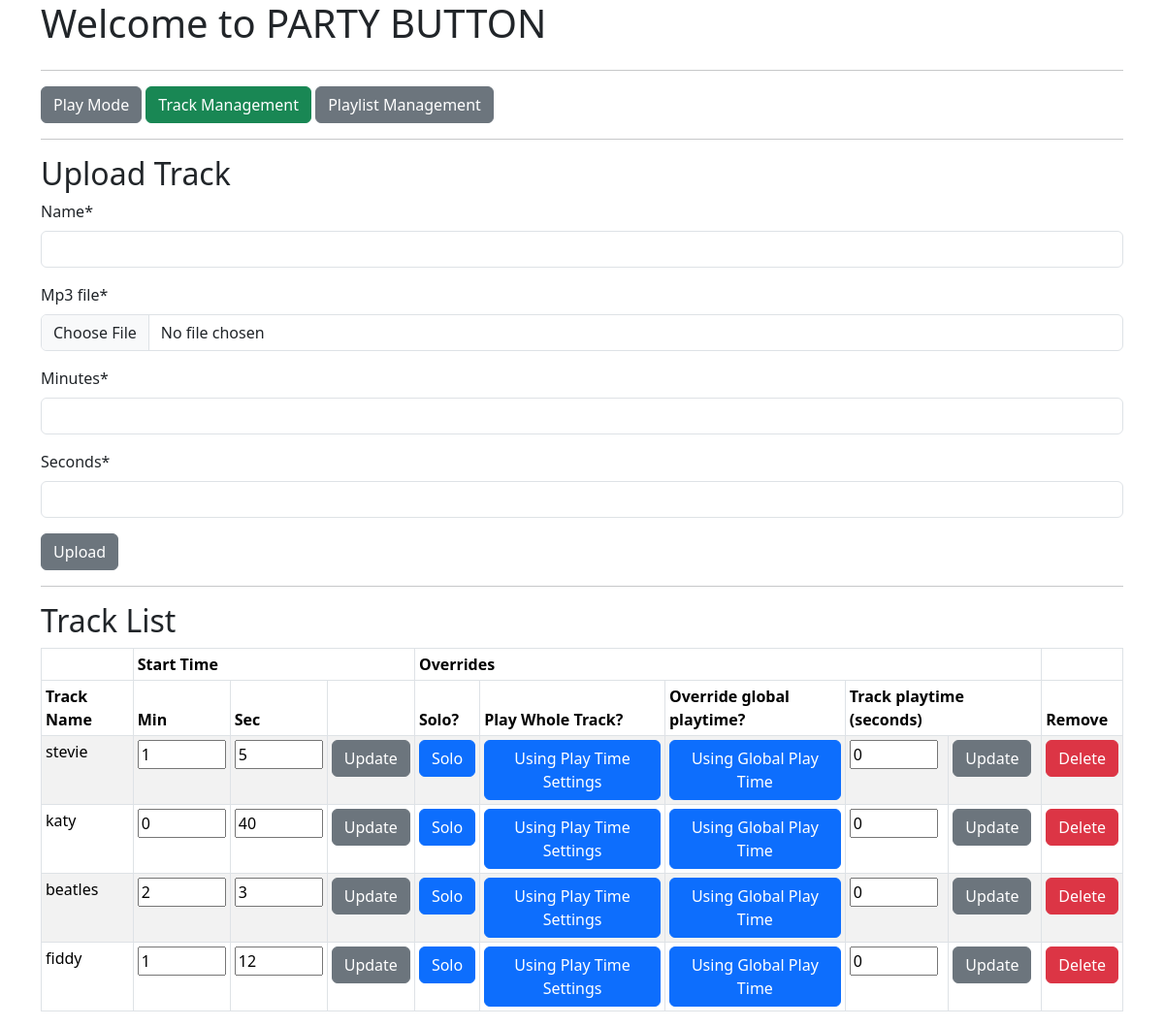
The page /tracks/ on the database as committed earlier.
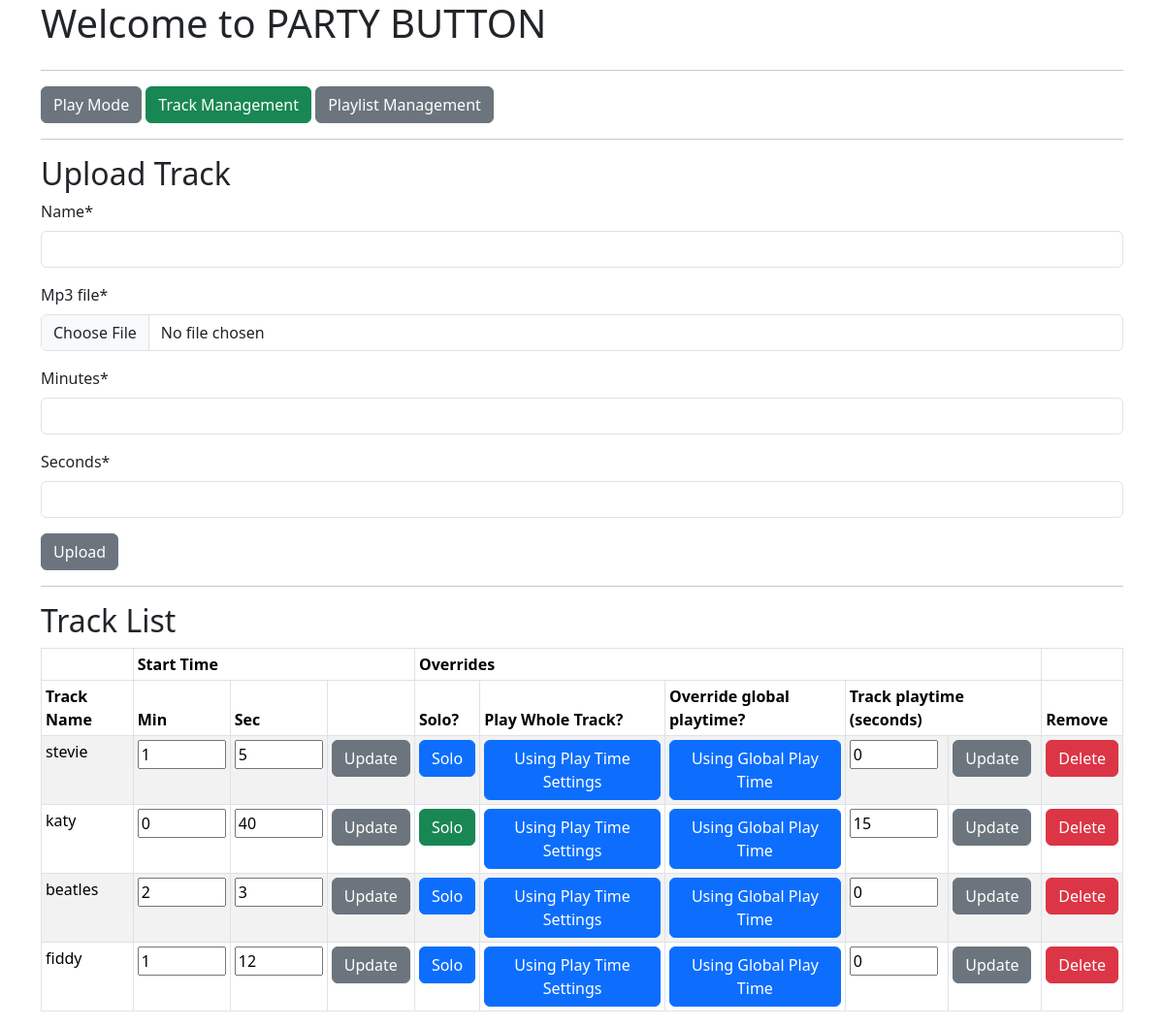
The same page on the database as committed later.
### mp3_manager/models.py (models this page shows, shortened)
class Track(models.Model):
    name = models.CharField(max_length=200, blank=False, null=False)
    mp3_file = models.FileField(upload_to="uploads", blank=False, null=False)
    mp3_length = models.IntegerField(blank=True, null=True)
    minutes = models.IntegerField(blank=False, null=False, validators=[MinValueValidator(0),
                                                                       MaxValueValidator(600)])
    seconds = models.IntegerField(blank=False, null=False, validators=[MinValueValidator(0),
                                                                       MaxValueValidator(60)])
    solo = models.BooleanField(blank=False, null=False, default=False)
    play_full = models.BooleanField(blank=False, null=False,
                                    default=False)
    override_playtime = models.BooleanField(blank=False, null=False,
                                            default=False)
    playtime_seconds = models.IntegerField(blank=False, null=False,
                                           default=0,
                                           validators=[MinValueValidator(0),
                                                       MaxValueValidator(600)])
    playlists = models.ManyToManyField(Playlist)

### mp3_manager/views.py (the view, shortened to what this page needs)
# urls.py: path("tracks/", views.TrackManagement.as_view(), name="tracks"),
class TrackManagement(generic.ListView, FormMixin):
    form_class = TrackForm
    template_name = "mp3_manager/track.html"
    context_object_name = "tracks_list"
    model = Track
    def get(self, request):
        tracks_list = None
        print("Getting Track List")
        tracks_list = self.get_queryset()
        return render(request, self.template_name,
                      {"tracks_list": tracks_list,
                       "form": TrackForm(),
                       "trackplaytime": TrackPlaytimeForm()})

### mp3_manager/form.py
class TrackForm(ModelForm):
    class Meta:
        model = Track
        fields = ["name", "mp3_file", "minutes", "seconds"]

class TrackPlaytimeForm(ModelForm):
    playtime_seconds = forms.IntegerField(
        label='',
    )
    class Meta:
        model = Track
        fields = ["playtime_seconds"]
        exclude = ["name", "mp3_file", "minutes", "seconds"]

### mp3_manager/templates/mp3_manager/track.html (shortened to what this page needs)
{% extends "./base.html" %}
{% load crispy_forms_tags %}
{% block content %}
<div class="row">
  <div class="col">
    <a href="/"><button type="button" class="btn btn-secondary">Play Mode</button></a>&nbsp;<a  href="/tracks"><button type="button" class="btn btn-success">Track Management</button></a>&nbsp;<a href="/playlists"><button type="button" class="btn btn-secondary">Playlist Management</button></a>
  </div>
</div>
<hr>
<div class="row">
    <div class="col">
    <h2>Upload Track</h2>
        <form id="track_form" name="track_form" action={% url 'mp3_manager:tracks' %} method="post" enctype="multipart/form-data">
        {{ form|crispy }}
        <input class="btn btn-secondary" type="submit" form="track_form" value="Upload" id="track_upload" name="track_upload"></input>
        </form>
    </div>
</div>
<hr />
<div class="row">
    <div class="col">
    <h2>Track List</h2>
    {% if tracks_list %}
        <table class="table table-striped table-bordered table-sm" cellspacing="0" width="100%">
            <thead><tr><th></th><th colspan="3">Start Time</th><th colspan="5">Overrides</th><th></th></tr>
            <tr><th>Track Name</th><th>Min</th><th>Sec</th><th></th><th>Solo?</th><th>Play Whole Track?</th><th>Override global playtime?</th><th colspan="2">Track playtime (seconds)</th></th><th>Remove</th></tr></thead>
            <tbody>
              {% for track in tracks_list %}
              <tr>
                  <td>{{ track.name }}</td>
                  <form id="trackstart_form_{{ track.pk }}" id="trackstart_update_{{ track.pk }}" action={% url 'mp3_manager:tracks' %} method="post" enctype="multipart/form-data">
                  <td>
                    <input size="4" type="textarea" id="minutes" name="minutes" value={{ track.minutes }}>
                  </td>
                  <td>
                    <input size="4" type="textarea" id="seconds" name="seconds" value={{ track.seconds }}>
                  </td>
                  <td>
                    <input class="btn btn-secondary" type="submit" form="trackstart_form_{{ track.pk }}" value="Update" name="trackstart_update_{{ track.pk }}"></td>
                </form>
                  <td>
                      {% if track.solo == True %}
                        <a href="{% url 'mp3_manager:solo_track' pk=track.pk %}"><button type="button" class="btn btn-success">Solo</button></a>
                      {% else %}
                        <a href="{% url 'mp3_manager:solo_track' pk=track.pk %}"><button type="button" class="btn btn-primary">Solo</button></a>
                      {% endif %}
                  </td>
                  <td>
                    {% if track.play_full == True %}
                      <a href="{% url 'mp3_manager:play_full' pk=track.pk %}"><button type="button" class="btn btn-success">Using Whole Track</button></a>
                    {% else %}
                      <a href="{% url 'mp3_manager:play_full' pk=track.pk %}"><button type="button" class="btn btn-primary">Using Play Time Settings</button></a>
                    {% endif %}
                  </td>
                  <td>
                    {% if track.override_playtime == True %}
                      <a href="{% url 'mp3_manager:override' pk=track.pk %}"><button type="button" class="btn btn-success">Using Track's Playtime</button></a>
                    {% else %}
                      <a href="{% url 'mp3_manager:override' pk=track.pk %}"><button type="button" class="btn btn-primary">Using Global Play Time</button></a>
                    {% endif %}
                  </td>
                  <form id="trackplaytime_form_{{ track.pk }}" id="trackplaytime_update_{{ track.pk }}" action={% url 'mp3_manager:tracks' %} method="post" enctype="multipart/form-data">
                  <td>
                      <input size="4" type="textarea" id="playtime_seconds" name="playtime_seconds" value={{ track.playtime_seconds }}>
                  </td>
                  <td>
                      <input class="btn btn-secondary" type="submit" form="trackplaytime_form_{{ track.pk }}" value="Update" name="trackplaytime_update_{{ track.pk }}">
                  </td>
                  </form>
                  <td><a href="{% url 'mp3_manager:delete_track' pk=track.pk %}"><button type="button" class="btn btn-danger">Delete</button></a></td></tr>
            {% endfor %}
            </tbody>
        </table>
    {% else %}
      <p><h2>No tracks available.</h2></p>
    {% endif %}
    </div>
</div>
{% endblock %}

### mp3_manager/templates/mp3_manager/base.html (shortened to what this page needs)
{% load static %}
<!DOCTYPE html>
<html>
<head>
    <link rel="stylesheet" href="{% static 'css/style.css' %}">
    {% load bootstrap5 %}
    {% bootstrap_css %}
</head>
<body>
<div class="container">
  <div class="row">
    <div class="col">
      <h1>Welcome to PARTY BUTTON</h1>
    </div>
  </div>
  <hr>
  {% block content %}{% endblock %}
</div>
</body>
</html>

### mp3_manager/static/css/style.css (style rules this page uses)
h1 { color: green; }
h2 { color: maroon; }
a:link { color: white; text-decoration: none; }

Rows that differ between the two databases and show on the page:
changed Track "katy": solo False → True (drawn); playtime_seconds "0" → "15"
